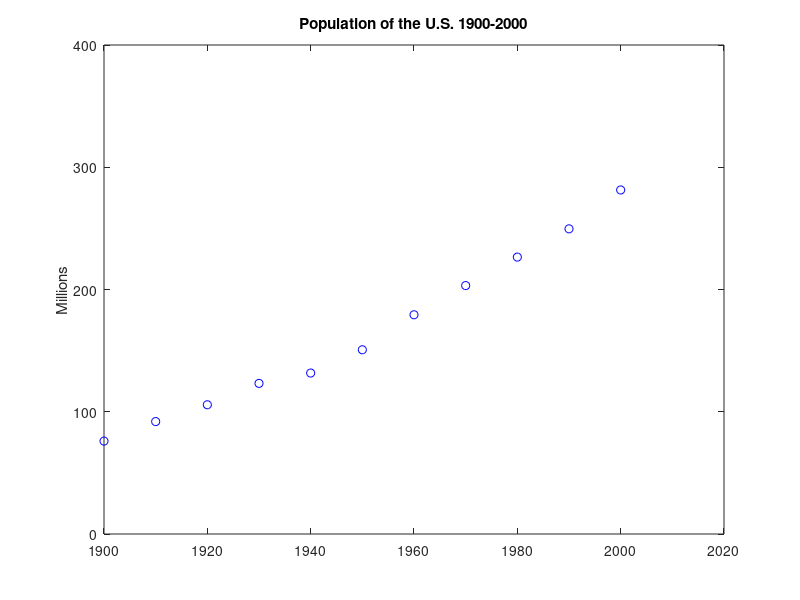

Write the MATLAB code that produced this figure.
%%
% Here is the US Census data from 1900 to 2000.

% Time interval
t = (1900:10:2000)';

% Population
usp = [75.995 91.972 105.711 123.203 131.669 ...
     150.697 179.323 203.212 226.505 249.633 281.422]';

% Plot
plot(t,usp,'bo');
axis([1900 2020 0 400]);
title('Population of the U.S. 1900-2000');
ylabel('Millions');
hold on
%% Polynomial fit:
A=[ones(size(t)) t t.*t];
c=A\usp